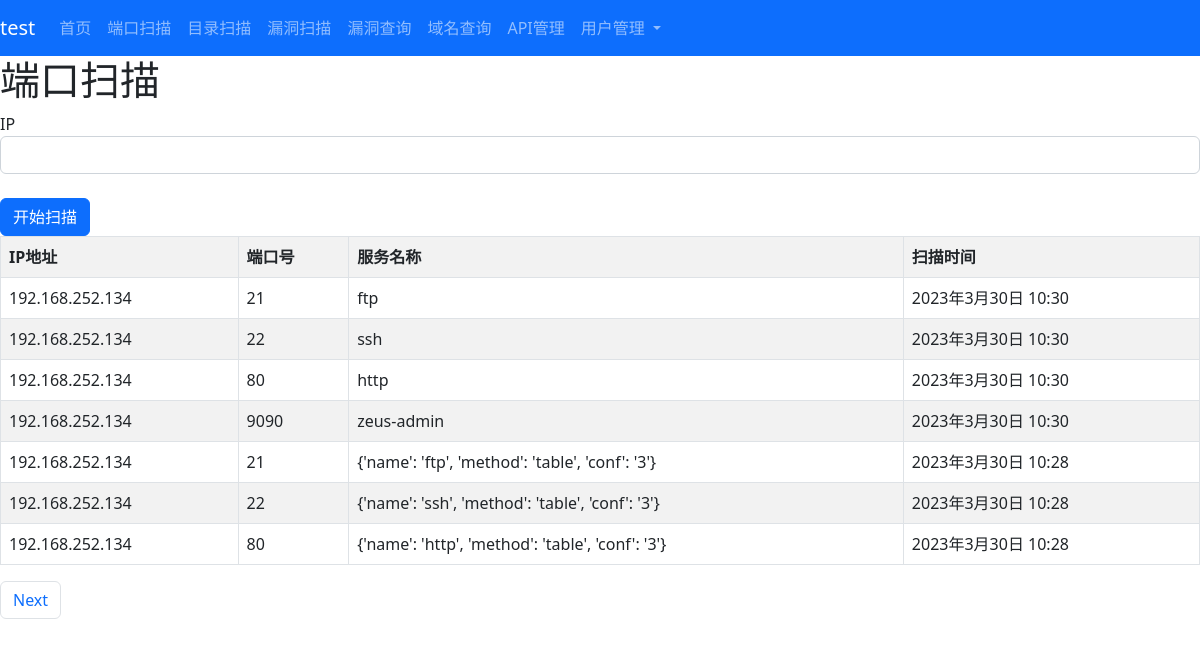
The app's page /port-scan/ (signed in), older data.
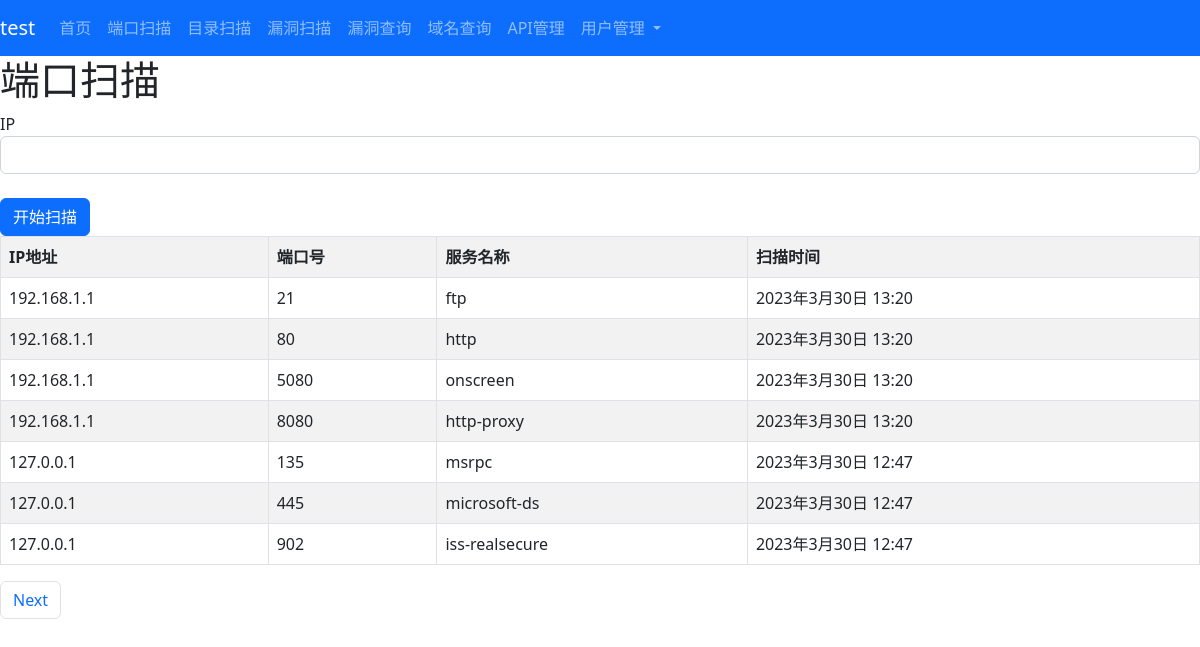
The same page, newer data.
### portscan/models.py (models this page shows)
class Ports(models.Model):
    username = models.CharField(max_length=20)
    ip = models.GenericIPAddressField()
    portid = models.IntegerField()
    service = models.CharField(max_length=30,default='unknown')
    datetime = models.DateTimeField()

### portscan/views.py (the view, shortened to what this page needs)
# urls.py: path('port-scan/',portscan_views.scanner),
def scanner(request):
    if not request.session.get('is_login', None):
        return redirect('/')
    port_list = models.Ports.objects.filter(username=request.session['username']).order_by("-datetime")
    port_list = Paginator(port_list, 7)
    page = request.GET.get('page')
    port_list = port_list.get_page(page)
    return render(request,'port-scan.html',locals())

### templates/port-scan.html (shortened to what this page needs)
{%extends "base.html" %}
{% block mainbody %}
<h1>端口扫描</h1>
<div class="row">
    <div class="col p-6">
        <form action="/port-scan/" method="post">
        <label>IP</label>
        <input class="form-control"  type="text" name="ip"><br/>
        <input type="submit" value="开始扫描" class="btn btn-primary btn-block"/>
        </form>
    </div>
</div>
<div class="row">
    <div class="col p-6">
        <table class="table table-bordered table-striped">
            <tr>
                <th>IP地址</th>
                <th>端口号</th>
                <th>服务名称</th>
                <th>扫描时间</th>
            </tr>
            {% for result in port_list %}
            <tr>
                <td>{{ result.ip }}</td>
                <td>{{ result.portid }}</td>
                <td>{{ result.service }}</td>
                <td>{{ result.datetime }}</td>
            </tr>
            {% endfor %}
        </table>
        <ul class="pagination">
            {% if port_list.has_next %}
            <li class="page-item"><a class="page-link" href="/port-scan/?page={{ port_list.next_page_number }}">Next</a></li>
            {% endif %}
        </ul>
    </div>
</div>
{% endblock %}

### templates/base.html (shortened to what this page needs)
<!DOCTYPE html>
<html>
<head>
	<link href="https://cdn.staticfile.org/twitter-bootstrap/5.2.1/css/bootstrap.min.css" rel="stylesheet">
</head>
<body>
<nav class="navbar navbar-expand-sm bg-primary navbar-dark navbar-fixed-top">
	<a class="navbar-brand" href="#">{{ request.session.username }}</a>
	<ul class="navbar-nav">
		<li class="nav-item">
			<a class="nav-link" href="/index">首页</a>
		</li>
		<li class="nav-item">
			<a class="nav-link" href="/port-scan">端口扫描</a>
		</li>
		<li class="nav-item">
			<a class="nav-link" href="/dir-scan">目录扫描</a>
		</li>
		<li class="nav-item">
			<a class="nav-link" href="/vul-scan">漏洞扫描</a>
		</li>
		<li class="nav-item">
			<a class="nav-link" href="/vul-search">漏洞查询</a>
		</li>
		<li class="nav-item">
			<a class="nav-link" href="/dns-search">域名查询</a>
		</li>
		<li class="nav-item">
			<a class="nav-link" href="/api-management">API管理</a>
		</li>
	    <li class="nav-item dropdown text-end">
			<a class="nav-link dropdown-toggle" href="#" id="navbardrop" data-bs-toggle="dropdown">
		  		用户管理
			</a>
	  	</li>
	</ul>
  </nav>
{% block mainbody %}{% endblock %}
</body>
</html>

Row changes from the older to the newer data that the page shows:
removed Ports: ip "192.168.252.134", portid "21", service "ftp", datetime "2023年3月30日 10:30"
removed Ports: ip "192.168.252.134", portid "22", service "ssh", datetime "2023年3月30日 10:30"
removed Ports: ip "192.168.252.134", portid "80", service "http", datetime "2023年3月30日 10:30"
removed Ports: ip "192.168.252.134", portid "9090", service "zeus-admin", datetime "2023年3月30日 10:30"
removed Ports: ip "192.168.252.134", portid "21", service "{'name': 'ftp', 'method': 'table', 'conf': '3'}", datetime "2023年3月30日 10:28"
removed Ports: ip "192.168.252.134", portid "22", service "{'name': 'ssh', 'method': 'table', 'conf': '3'}", datetime "2023年3月30日 10:28"
removed Ports: ip "192.168.252.134", portid "80", service "{'name': 'http', 'method': 'table', 'conf': '3'}", datetime "2023年3月30日 10:28"
added Ports: ip "192.168.1.1", portid "21", service "ftp", datetime "2023年3月30日 13:20"
added Ports: ip "192.168.1.1", portid "80", service "http", datetime "2023年3月30日 13:20"
added Ports: ip "192.168.1.1", portid "5080", service "onscreen", datetime "2023年3月30日 13:20"
added Ports: ip "192.168.1.1", portid "8080", service "http-proxy", datetime "2023年3月30日 13:20"
added Ports: ip "127.0.0.1", portid "135", service "msrpc", datetime "2023年3月30日 12:47"
added Ports: ip "127.0.0.1", portid "445", service "microsoft-ds", datetime "2023年3月30日 12:47"
added Ports: ip "127.0.0.1", portid "902", service "iss-realsecure", datetime "2023年3月30日 12:47"
